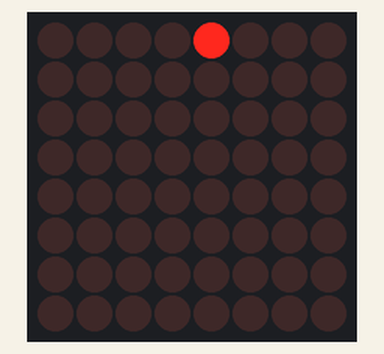
Simulated run of this sketch. Board: Arduino Uno, built with avr-gcc and run on an emulated ATmega328P. On the bench: 8×8 LED matrix.

Above: at 0.1 s.
At 0.6 s:
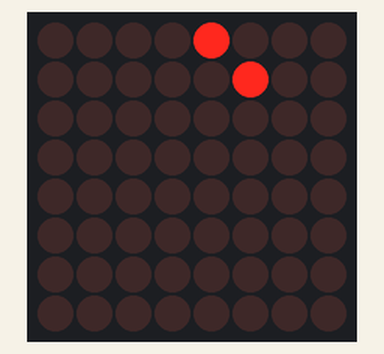
At 1.1 s:
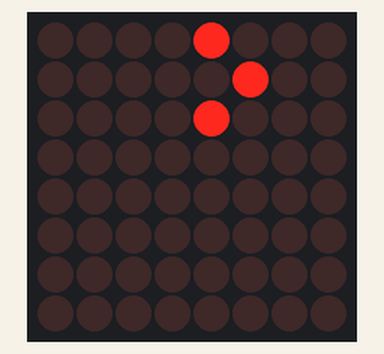
At 1.6 s:
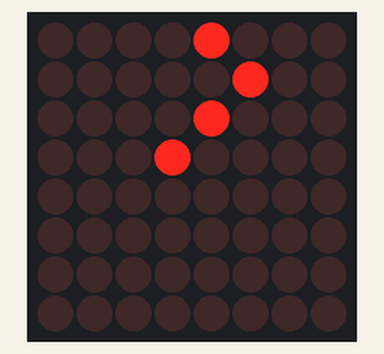
At 2.1 s:
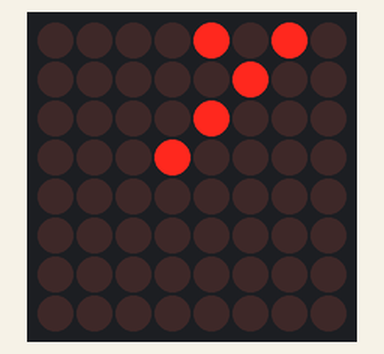
At 3.6 s:
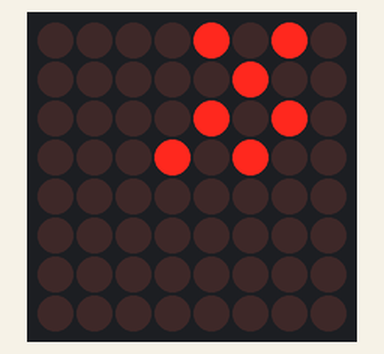

The sketch:

Matrix_animation_by_dots.ino
```cpp
#include "LedControl.h"
LedControl lc=LedControl(12,10,11,1);
void setup() {
  lc.shutdown(0,false);
  lc.setIntensity(0,8);
  lc.clearDisplay(0);
}
int array[8] = {4,5,4,3,6,5,6,5}; //changed
int array2[8] = {0,1,2,3,0,1,2,3}; //changed
void loop(){
for(int i=0; i<8; i++){ //changed
//lc.clearDisplay(0); //changed
lc.setLed(0, array2[i], array[i], true);
delay(500);
}
}
```

Measured:
- what the display in image 1 shows lasts 0.5 s, from 0.5 s to 1.0 s
- what the display in image 4 shows lasts 1.0 s, from 2.0 s to 3.0 s
